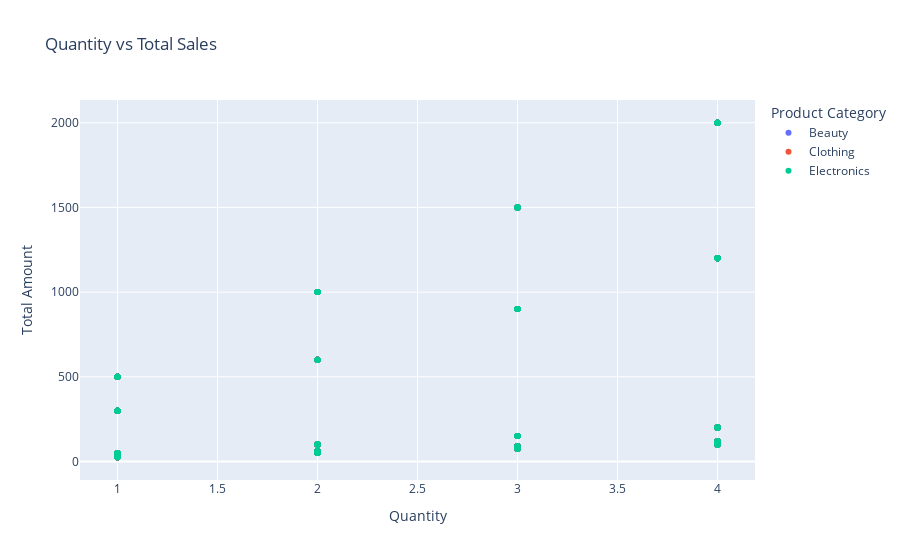

Notebook cell for this chart:
### Code cell
# Scatter Plot: Quantity vs. Total Amount
fig = px.scatter(df, x='Quantity', y='Total Amount', title='Quantity vs Total Sales', color='Product Category')
fig.show()

### Figure 1 — Plotly figure (JSON) as saved in the notebook; plotly's stock layout.template omitted (floating-point values rounded to 4 significant figures; data arrays with more than 128 entries replaced by an {"elided": "..."} marker saying what was removed)
{"data": [{"hovertemplate": "Product Category=Beauty<br>Quantity=%{x}<br>Total Amount=%{y}<extra></extra>", "legendgroup": "Beauty", "marker": {"color": "#636efa", "symbol": "circle"}, "mode": "markers", "name": "Beauty", "orientation": "v", "showlegend": true, "type": "scatter", "x": {"elided": "307 int values"}, "xaxis": "x", "y": {"elided": "307 int values"}, "yaxis": "y"}, {"hovertemplate": "Product Category=Clothing<br>Quantity=%{x}<br>Total Amount=%{y}<extra></extra>", "legendgroup": "Clothing", "marker": {"color": "#EF553B", "symbol": "circle"}, "mode": "markers", "name": "Clothing", "orientation": "v", "showlegend": true, "type": "scatter", "x": {"elided": "351 int values"}, "xaxis": "x", "y": {"elided": "351 int values"}, "yaxis": "y"}, {"hovertemplate": "Product Category=Electronics<br>Quantity=%{x}<br>Total Amount=%{y}<extra></extra>", "legendgroup": "Electronics", "marker": {"color": "#00cc96", "symbol": "circle"}, "mode": "markers", "name": "Electronics", "orientation": "v", "showlegend": true, "type": "scatter", "x": {"elided": "342 int values"}, "xaxis": "x", "y": {"elided": "342 int values"}, "yaxis": "y"}], "layout": {"legend": {"title": {"text": "Product Category"}, "tracegroupgap": 0}, "title": {"text": "Quantity vs Total Sales"}, "xaxis": {"anchor": "y", "domain": [0, 1], "title": {"text": "Quantity"}}, "yaxis": {"anchor": "x", "domain": [0, 1], "title": {"text": "Total Amount"}}}}
